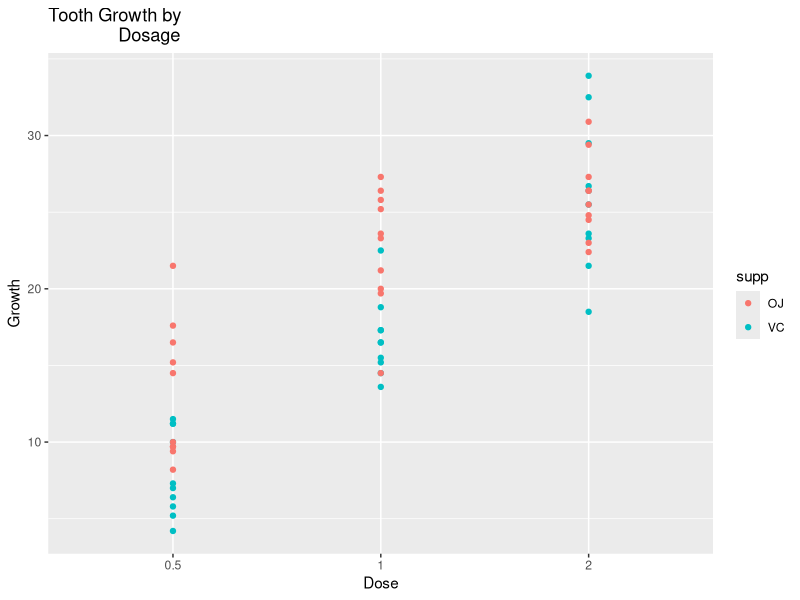
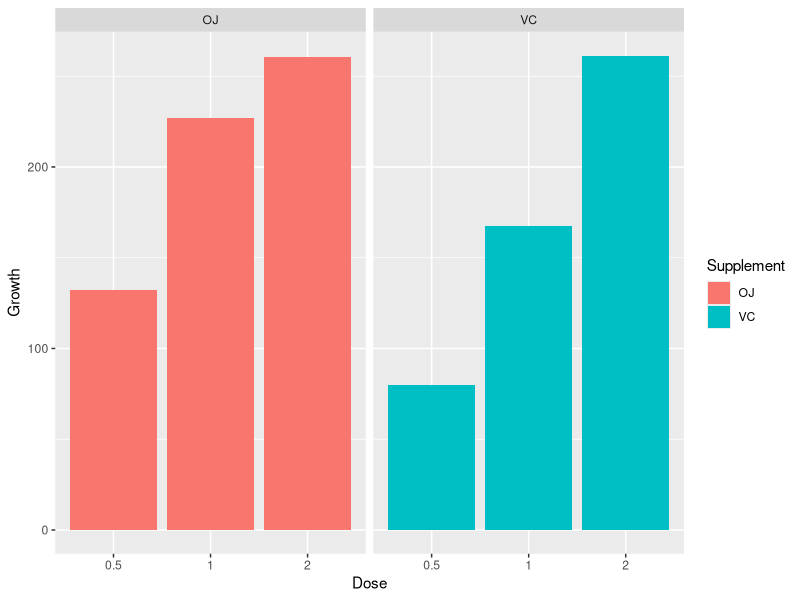

These charts were generated, in order, by the following R code:
## ---- chunk 1
knitr::opts_chunk$set(echo = TRUE)
library(dplyr)
library(data.table)
library(ggplot2)
library(datasets)
tg <- ToothGrowth
View(tg)
summary(tg)
str(tg)
## ---- chunk 2
#Visualisation of Tooth Length by Dosage
g <- ggplot(aes(x=as.factor(dose), y=len), data = tg)
g <- g + labs(x= "Dose", y = "Growth", title = "Tooth Growth by
              Dosage")
g <- g + geom_point(aes(color = supp))
g
## ---- chunk 3
#Visualisation of Tooth Growth by Supplement
b <- ggplot(data = tg, aes(x = as.factor(dose), y = len, fill = supp))
b <- b + geom_bar(stat = "identity")
b <- b + facet_grid(.~supp)
b <- b + labs (x= "Dose", y = "Growth") + guides(fill = guide_legend(
  title = "Supplement"))
b
## ---- chunk 4
OJ <- tg$len[tg$supp == "OJ"]
VC <- tg$len[tg$supp == "VC"]
## ---- chunk 5
t.test(OJ, VC, paired = FALSE)$p.value

## ---- chunk 6
dose.5 <- tg$len[tg$dose == 0.5]
dose1 <- tg$len[tg$dose == 1]
dose2 <- tg$len[tg$dose == 2]
#Default confidence interval is 0.95
## ---- chunk 7
t.test(dose.5, dose1, alternative = "less", paired = FALSE)$p.value
## ---- chunk 8
t.test(dose1, dose2, alternative = "less", paired = FALSE)$p.value
## ---- chunk 9
# Supplement delivery method and doses defined
oj.5 <- tg$len[tg$dose == 0.5 & tg$supp == "OJ"]
oj1 <- tg$len[tg$dose == 1 & tg$supp == "OJ"]
oj2 <- tg$len[tg$dose == 2 & tg$supp == "OJ"]
vc.5 <- tg$len[tg$dose == 0.5 & tg$supp == "VC"]
vc1 <- tg$len[tg$dose == 1 & tg$supp == "VC"]
vc2 <- tg$len[tg$dose == 2 & tg$supp == "VC"]
## ---- chunk 10
t.test(oj.5, vc.5, alternative = "greater", paired = FALSE)$p.value
## ---- chunk 11
t.test(oj1, vc1, alternative = "greater", paired = FALSE)$p.value
## ---- chunk 12
t.test(oj2, vc2, paired = FALSE)$p.value
